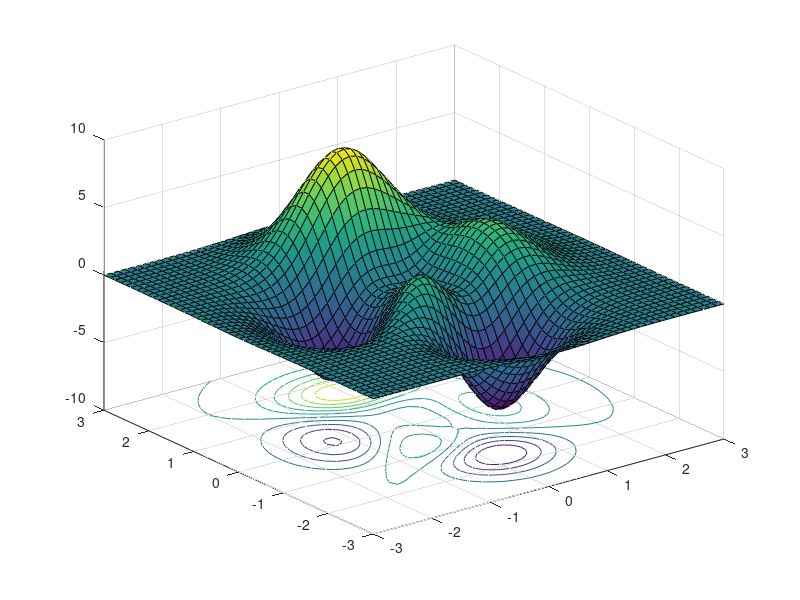

Here is the MATLAB script that generated this plot: (Note: a time limit stopped this script after it produced the figure.)
%Random Search Algorithm
%Miguel Luis
clear all; clc;
%Definition of objective function
funstr = '3*(1-x).^2.*exp(-(x.^2)-(y+1).^2)-10*(x/5-x.^3-y.^5).*exp(-x.^2-y.^2)-3*exp(-(x+1).^2-y.^2)'; %Los puntos
f = vectorize(inline(funstr));
range=[-3 3 -3 3]; %El primer rango es para x: -3 a 3. Lo segundo para y: -3 a 3, search space
%Draw the objective function
Ndiv=50;
dx=(range(2)-range(1))/Ndiv; 
dy=(range(4)-range(3))/Ndiv;
[x,y] = meshgrid(range(1):dx:range(2), range(3):dy:range(4)); %Meshgrid, líneas dentro de la figura
z = f(x,y);
figure(1);
surfc(x,y,z);
NITER = 300; k=0;
%Initialization of the candidate solution
xrange = range(2) - range(1);
yrange = range(4) - range(3);
xn = rand * xrange + range(1);
yn = rand * yrange + range(3);
%x^k+1 = x^k+triangulo x
%Starting point of the optimization process
while (k<NITER)
    %It is tested if the solution falls inside the search space
    if((xn>=range(1)) && (xn<=range(2)) && (yn>=range(3)) && (yn<=range(4))) % If yes, it is evaluated
        zn1=f(xn,yn);
    else
    % if not, it is assigned a low quality
        zn1= -100;
    end 
    %The produced soluction is draw
    figure(2);
    contour(x,y,z,15); hold on; %Imagen plasmada en el suelo y hold on deja la imagen anterior
    plot(xn, yn, '.', 'markersize',10, 'markerfacecolor', 'g');
    drawnow;hold on;
    %A new solution is produced
    xnc = xn + randn*1;
    ync = yn + randn*1;
    if((xnc >= range(1)) && (xnc<=range(2)) && (ync>=range(3)) && (ync<=range(4)))
        %if yes, it is evaluated
        zn2=f(xnc,ync);
    else
        %If not, it is assigned a low quality
        zn2 = -1000;
    end
    % It is analyzed if the new solution is accepted
    if (zn2 > zn1)
        xn = xnc;
        yn = ync;
    end
    k = k+1;
end 

%% LOS OPERADORES EN MATLAB QUE CONTIENE UN PUNTO
%Siempre actuan elemento por elemento, el caracter punto tambien permite
%Acceder a los campos d una estructura, además de las prioridades y los
%metodos de un objeto A.*B    A.^2  SI A es una escalar
